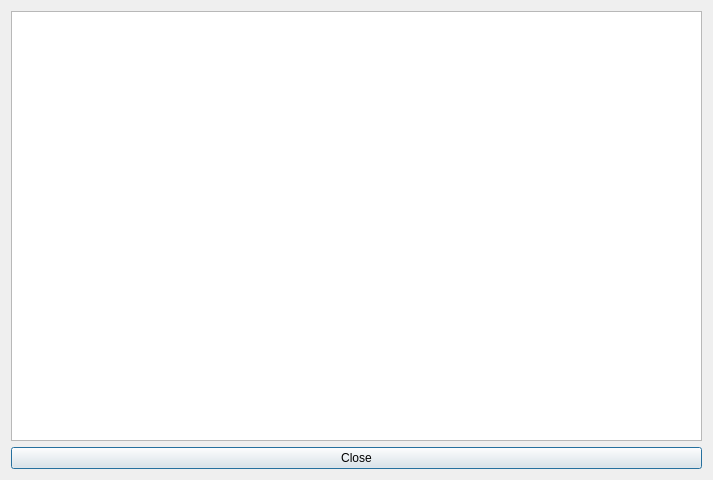
<?xml version="1.0" encoding="UTF-8"?>
<ui version="4.0">
 <class>AboutDialog</class>
 <widget class="QDialog" name="AboutDialog">
  <property name="geometry">
   <rect>
    <x>0</x>
    <y>0</y>
    <width>713</width>
    <height>480</height>
   </rect>
  </property>
  <property name="windowTitle">
   <string>Dialog</string>
  </property>
  <layout class="QVBoxLayout" name="verticalLayout">
   <item>
    <widget class="QTextBrowser" name="textBrowser">
     <property name="source">
      <url>
       <string>qrc:/README.md</string>
      </url>
     </property>
    </widget>
   </item>
   <item>
    <widget class="QPushButton" name="pushButtonCloseAbout">
     <property name="text">
      <string>Close</string>
     </property>
    </widget>
   </item>
  </layout>
 </widget>
 <resources/>
 <connections/>
</ui>
